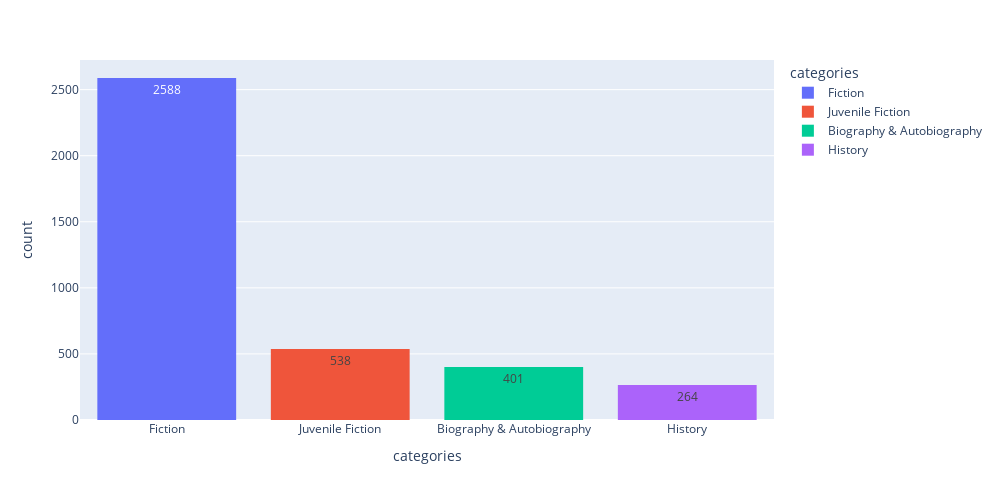

Notebook cell for this chart:
### Code cell
import plotly.express as px

fig = px.histogram(books, x="categories", color="categories", width=1000, height=500, text_auto=True)

fig.show()

### Figure 1 — Plotly figure (JSON) as saved in the notebook; plotly's stock layout.template omitted (floating-point values rounded to 4 significant figures; data arrays with more than 128 entries replaced by an {"elided": "..."} marker saying what was removed)
{"data": [{"alignmentgroup": "True", "bingroup": "x", "hovertemplate": "categories=%{x}<br>count=%{y}<extra></extra>", "legendgroup": "Fiction", "marker": {"color": "#636efa", "pattern": {"shape": ""}}, "name": "Fiction", "offsetgroup": "Fiction", "orientation": "v", "showlegend": true, "texttemplate": "%{value}", "type": "histogram", "x": {"elided": "2588 str values"}, "xaxis": "x", "yaxis": "y"}, {"alignmentgroup": "True", "bingroup": "x", "hovertemplate": "categories=%{x}<br>count=%{y}<extra></extra>", "legendgroup": "Juvenile Fiction", "marker": {"color": "#EF553B", "pattern": {"shape": ""}}, "name": "Juvenile Fiction", "offsetgroup": "Juvenile Fiction", "orientation": "v", "showlegend": true, "texttemplate": "%{value}", "type": "histogram", "x": {"elided": "538 str values"}, "xaxis": "x", "yaxis": "y"}, {"alignmentgroup": "True", "bingroup": "x", "hovertemplate": "categories=%{x}<br>count=%{y}<extra></extra>", "legendgroup": "Biography & Autobiography", "marker": {"color": "#00cc96", "pattern": {"shape": ""}}, "name": "Biography & Autobiography", "offsetgroup": "Biography & Autobiography", "orientation": "v", "showlegend": true, "texttemplate": "%{value}", "type": "histogram", "x": {"elided": "401 str values"}, "xaxis": "x", "yaxis": "y"}, {"alignmentgroup": "True", "bingroup": "x", "hovertemplate": "categories=%{x}<br>count=%{y}<extra></extra>", "legendgroup": "History", "marker": {"color": "#ab63fa", "pattern": {"shape": ""}}, "name": "History", "offsetgroup": "History", "orientation": "v", "showlegend": true, "texttemplate": "%{value}", "type": "histogram", "x": {"elided": "264 str values"}, "xaxis": "x", "yaxis": "y"}], "layout": {"barmode": "relative", "height": 500, "legend": {"title": {"text": "categories"}, "tracegroupgap": 0}, "margin": {"t": 60}, "width": 1000, "xaxis": {"anchor": "y", "categoryarray": ["Fiction", "Juvenile Fiction", "Biography & Autobiography", "History"], "categoryorder": "array", "domain": [0, 1], "title": {"text": "categories"}}, "yaxis": {"anchor": "x", "domain": [0, 1], "title": {"text": "count"}}}}
